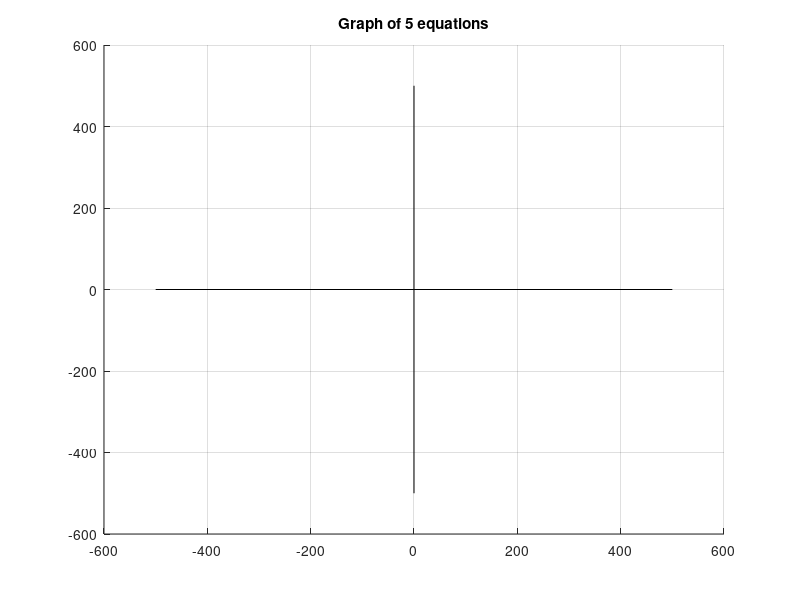

Reproduce this figure in MATLAB. (Note: this script raises an error after producing the figure.)
%% QUADRATIC EQUATION SOLVER
%% Written by Benjamin Langford
% This program is designed to take the values for a, b, and c from a
% quadratic equation in the form y = ax^2 + bx + c (or straight lines in the
% form y = bx + c
%% Housekeeping
clc;    %This command clears the console. We to this to make the command window neater and easier yo read
clear;      %This command deletes any variable stored in the workspace. We do this to A) there are no conflicts
% with previously initialised variables and B) so that there's enough space in memory to run the program.
close all;  %This command closes all previously opened graphs. I do this to
%% Initial values

disp('For a quadratic, enter a,b, and c for a quadratic in the form y = ax^2 + bx + c\n.');
disp('For straight lines leave a blank and enter b and c for equations in the form y = bx + c.');
% I display a prompt to let the user know what values to enter. I use two
% disp() commands to display it on to different lines in the console, using
% "\n" as a line break.
a = [0 0 0 0 0 0 0 0 0 0]; %These three matrices are what will allow me to take multiple inputs for each variable.
b = [0 0 0 0 0 0 0 0 0 0]; %While I could expand the matrixes to be much larger, I chose to limit them to 10 values
c = [0 0 0 0 0 0 0 0 0 0]; %since any more graphs than that would be hard to look at.

%% Graph Inputs

% I surround each input prompt in a while loop. I do this so that the
% program prompts the user for an input until it gets an input it can
% accept.
maxt = 0;   % I initialise this variable to act as the condition for the while loop below
while maxt == 0                                                                                              %The while loop is set to run while the condition variable is zero
    max = input('How many equations do you want to plot? (Max 10) ', 's');      % I take the user input in as a string, since it means the user
                                                                                                                         % can enter whatever they want the input() won't throw an error
    if isnan(str2double(max))   %I then use the str2double() function to convert the string into a double variable.
        disp('Invalid input, expected a number');  % If the input string is anything but a number, the str2double() function will return NaN.
                                                                        %Thankfully there is a function that can check for this and I use this with an if statement.
                                                                        %I then prompt the user if the input is wrong.
                                                                        
    elseif str2double(max) >10  %Since in this loop I am asking the user for how many graphs they want to plot, the value cannot be bigger than 10 so I put this line in to check it.
        disp('Input out of range, maximum input is 10'); %  I then prompt the user if the input is too large.
    else
        maxt = 1;       %If the input is valid, then I set the  condition variable to one, which will stop the while loop.
        max = str2double(max);  % I then assign the variable its double value from the string.
    end
end   
 % I do something similar with this function, however I make it so that
 % there is a default value if the user does not want to specify bounds for
 % the graph.
    lt = 0;
    while lt == 0
        L = input('Lower Bound of graph (default -5): ', 's');
        if isnan(str2double(L))
            L = -5; %Instead of prompting the user for another input due to an empty input field, I instead just assign the variable to its default value.
            % I use -5 and 5  as the default bounds since these were the default bounds
            % on previous graphing calculators I have used.
            lt = 1;
        else
            lt = 1;
            L = str2double(L);
        end
    end
    
    rt = 0;
    while rt == 0
        R = input('Upper bound of graph (default 5): ', 's');
        if isnan(str2double(R))
            R = 5;
            rt = 1;
        else
            rt = 1;
            R = str2double(R);
        end
    end
    %% User inputs
    for i = 1:max   % I initialise a for loop that is set to count up to the maximum value specified earlier in the program.
                            % The variable that I count with, i, is used to indicate the position in
                            % the matrixes for a,b, and c when assigning values, among other things.
        fprintf('Please enter a, b, and c for quadratic %.0f \n', i); %I use fprintf in place of disp() here so that I can insert a variable into the message.
         % With %.0f, I specify the format for the variable to be outputted and its
         % precision. I then specify the variable to be substituted after the
         % message.
        
        at = 0;
        while at == 0 % Similar for loop the the ones before.
            as = input('a: ', 's'); %This one differs in that I use a separate variable for the
                                            %string input, since a is defined as a matrix.
            if isnan(str2double(as)) % I use this separate variable in all of the checks.
                disp('Invalid input, expected a number');
            else
                at = 1;
                a(i) = str2double(as); %When I reassign the string, I assign it to a position within the matrix, defined by i.
            end
        end
        % I do the same for b and c
        bt = 0;
        while bt == 0
            bs = input('b: ', 's');
            if isnan(str2double(bs))
                disp('Invalid input, expected a number');
            else
                bt = 1;
                b(i) = str2double(bs);
            end
        end
        ct = 0;
        while ct == 0
            cs = input('c: ', 's');
            if isnan(str2double(cs))
                disp('Invalid input, expected a number');
            else
                ct = 1;
                c(i) = str2double(cs);
            end
        end
        
        fprintf('You have entered %d, %d, and %d \n', a(i),b(i),c(i)); % I then print out to the user what they have entered.
                                                                                                  % Originally this was a debug step, however I decided to leave it in since
                                                                                                  % it verifies to the user that their values have been saved correctly.
    end
    %% Graph initialisation
    % Before we can plot the graphs, we need to set some things up first.
    hold on;    % If this was set to off, then every time we use the plot() function, it would delete the previous plot and redraw it,
                     % which is undesirable when we want to plot multiple graphs.
    grid on;    % I also initialise the grid, since it makes the scale of the graph clearer to the viewer.
    title(sprintf('Graph of %.0f equations',max)); % I set the title to tell the user how many equations are (or should be) on screen.
    plot([-500 500],[0 0],'k-'); % This and the command below draw the x and y axes for x = 0 and y = 0. I set the bounds so large
                                              % so that if the user wished to move the graph around then the axes won't
                                              % disappear.
    plot([0 0], [-500 500], 'k-'); % I specify 'k-' to tell the MATLAB to plot each line as a black straight line. For each new line on a graph MATLAB automatically assigns a new colour unless told otherwise.
    axis([L R 10*L 10*R]);            % MATLAB automatically scales the graph to fit everything. This isn't ideal if we're going to have potentially
                                                 % large graphs plotted so I tell MATLAB to only view within these bounds
                                                 % (the left and right bound previously specified and a ratio of these
                                                 % bounds for the top and bottom.    
    %% Graph plotting
    % I use this for loop to plot each individual graphs. I do this in a for
    % loop since I can use the counting variable to access the matrices at
    % desired indices.
    for i = 1:max
        x = L:0.01:R; %I set up a matrix to hold all of the values for x that will be used in the graph, between the bounds specified by the user.
  
            y = a(i)*x.^2 + b(i).*x + c(i); % I then calculate the y values, using the values at position i in each matrix a, b, and c.
            plot(x,y,'-.'); %With each matrix calculated, I can now plot the equation on to a graph.
            % The .- tells MATLAB to plot the graph as a dot-dash line. I do not
            % specify a colour, since, as mentioned before, matlab will assign a
            % different colour to each new graph, which is what I want to happen to
            % distinguish the graphs.
        
            %% Roots Calculations
            % Here is where we actually calculate the roots of each graph. I could have
            % just done x = (-b + sqrt(b(i)^2+4*a(i)*c(i))/2(a(i)), but I chose to do
            % some extra processing to make the results nicer.
            
            d = b(i)^2 - 4 * a(i) * c(i);        % I first calculate the discriminant of each formula.
                                                                             %Since the discriminant defines how many roots each graph will have, based
                                                                             %on 3 conditions, I can use it to form an if statement.
                                                                             
            if d > 0 %The first condition is where the discriminant is greater than zero, where it will have 2 real roots.
                
                [x1, x2] = twoRoots(a(i),b(i),d); %I pass the values for a and b at position i and the discriminant into a function that returns the roots.
                plot(x1,0, 'pg'); %I then plot each root on the star, using the parameter 'pg' to tell MATLAB to plot a green star.
                plot(x2,0, 'pg');
                fprintf('Equation %.0f: x1 = %.3f, x2 = %.3f \n',i , x1, x2);  % I then print the values of each roots in the console.
                                                                                                            % While I could plot the values of each root on the graph, if the values
                                                                                                            % are too close together, I feel that they will be difficult to read, so
                                                                                                            % printing them in the console makes it easier for the user to see the
                                                                                                            % roots of each equation.
                
            elseif d == 0 % The second condition is when the discriminant is zero, where it will only have 1 real root.
                
                x = oneRoot(a(i),b(i)); % I then pass the value of a and b at position i into a function I will explain below
                plot(x,0,'pr'); % I plot the root, defining it as a red star to differentiate it from other roots.
                fprintf('Equation %.0f: x = %.3f \n',i,x); % I then print the value of the root into the console.
                                                                              % Note that I specify .0f for the value of i and .3f for the value of the
                                                                              % root. This is because i will always be an integer, due to how the loop is
                                                                              % set up, and because x could be a fraction.
                                                                              
            else % The last condition (which I don't need to explicitly specify due to the nature of if statements) is when the discriminant is less than zero, where it will have no real roots.
                
                fprintf('Equation %.0f will have no x axis intersects \n', i); % I first let the user know that this is the case.
                [xi1, xi2] = twoRoots(a(i),b(i),d); % I still pass the values for a and b at position i and the discriminant into the same function, since the graph will still have roots,
                                                                   % except that they will not be real roots.
                fprintf('Equation %.0f: x1 = %.3f%+.3fi ,  x2 = %.3f-%.3fi \n',i,real(xi1),imag(xi1),real(xi2),imag(xi2));
                % I also print out the roots in the same way, although I have to substitute
                % them into fprintf slightly differenly. I know from the quadratic equation
                % that  one root will have a positive imaginary part and one will have a
                % negative imaginary part, so I can specify these in the fprintf function
                % manualle. fprintf doesn't have a mechanism for printing imaginary
                % numbers, so instead I have to substitute the real and imaginary parts
                % separately.
            end
    end
    %% Calculations
    function [x1, x2] = twoRoots(a,b,d)
    x1 = (-b + sqrt(d))/(2*a); % The quadratic equation is defined with a ?in it. Since I can't code this directly, I split it into two equations and return the values as a matrix.
    x2 = (-b - sqrt(d))/(2*a); % I do not need to pass c into the function (even though the equation needs it) since I already used it in the calculation for the discriminant.
    end
    
    function x = oneRoot(a,b)
    x = (-b)/(2*a); % In this equation, I do not even pass the discriminant, since it will be 0 in either case. Because of this I can also just return a single value.
                            % (Note: One thing that I personally do not like about MATLAB is the
                            % implicit variable designations. MATLAB defaults to a number since it's a
                            % mathematical language, however I personally would like the ability to
                            % define what the output of a function would be. I guess that's the Java
                            % inside me speaking)
    end
    
    %% END